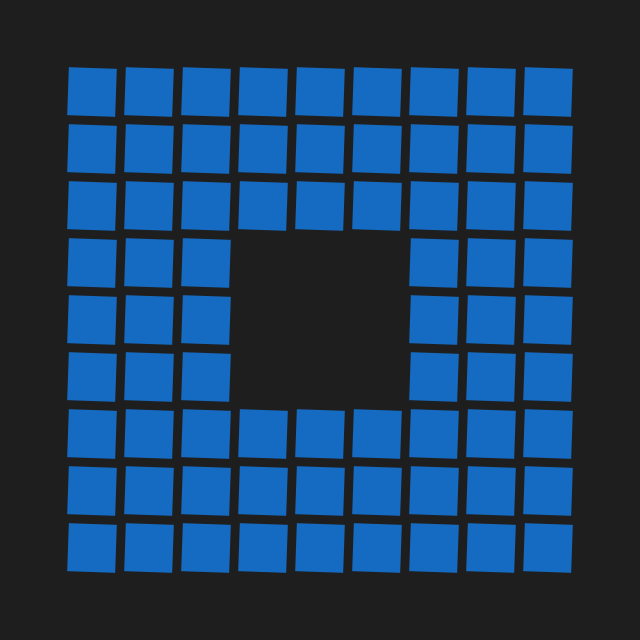
Frame 1 (no input)
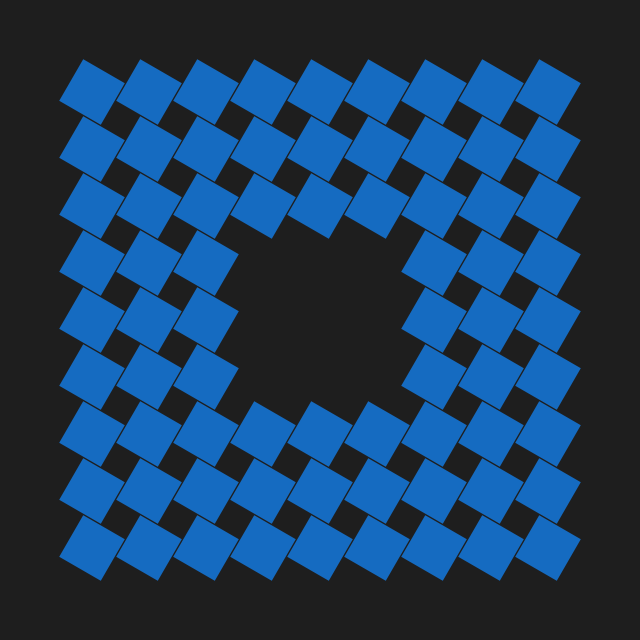
Frame 60 (the mouse pressed at the canvas centre just before this capture)
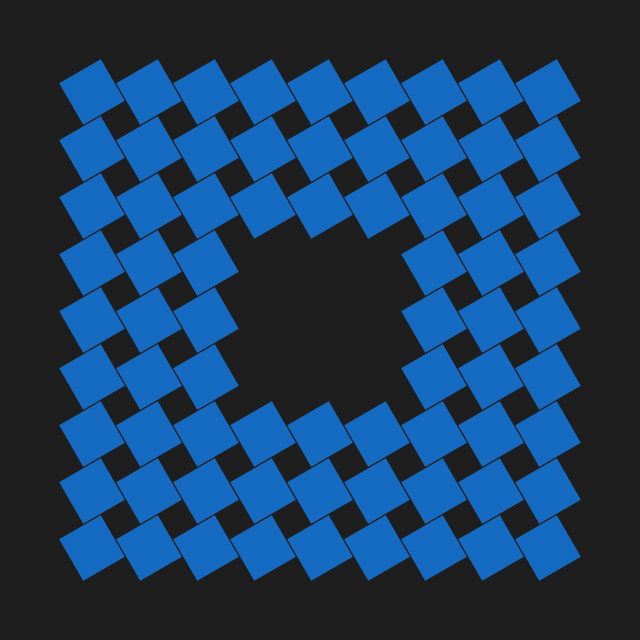
Frame 120 (the mouse held since frame 60 and released just before this capture)

The Processing sketch that drew these frames (run headless with seeded random() and noise(); from frame 60 on, the mouse is pressed at the canvas centre):

// Processing sketch: square_grid
// ── square_grid.pde
int SQ_SIZE = 48;
int PAD = 9;

color col_blue = color(21, 107, 193);
color col_green = color(6, 229, 78);

void push() { pushMatrix(); pushStyle(); }
void pop() { popStyle(); popMatrix(); }

void setup() {
	size(640, 640);
}

void draw() {
	background(30);
	
	// center
	translate((width / 2), (height / 2));
	
	// top left
	translate(
		(0 - ((SQ_SIZE * 4) + (PAD * 4))),
		(0 - ((SQ_SIZE * 4) + (PAD * 4)))
	);
	
	float anim_frameLength = 180;
	float anim_frame = (frameCount % anim_frameLength);
	float anim_rate = (anim_frame / anim_frameLength);
	
	// squares
	for(int j = 0; j < 9; j++) {
		for(int k = 0; k < 9; k++) {
			if(((j == 3) || (j == 4) || (j == 5)) && ((k == 3) || (k == 4) || (k == 5))) {
				continue;
			}
			
			push();
			
			translate(
				((SQ_SIZE * j) + (PAD * j)),
				((SQ_SIZE * k) + (PAD * k))
			);
			
			rectMode(CENTER);
			noStroke();
			
			rotate((PI * 2 * anim_rate));
			
			color col = col_blue;
			
			fill(col);
			
			rect(0, 0, SQ_SIZE, SQ_SIZE);
			
			pop();
		}
	}
	
	if(frameCount == 50) { save("preview.png"); }
}
